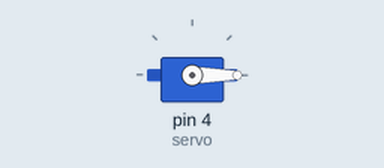
This sketch was run on a simulated Arduino Uno, built with avr-gcc and run on an emulated ATmega328P. On the bench: servo.

Above: at 0.1 s.
At 9.35 s:
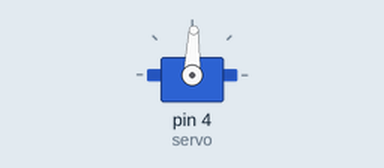
At 18.6 s:
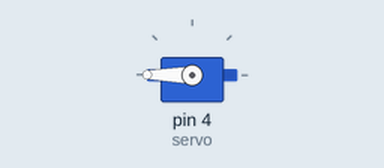
At 39.88 s:
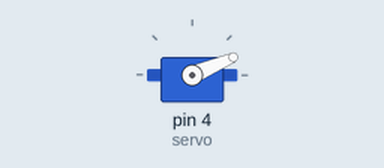
Timing chart, 0 to 40.0 s (numbered marks = the images above):
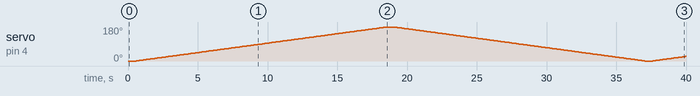

The sketch:

swing.ino
```cpp
//サーボモーターを制御するためのライブラリをインクルード
#include<Servo.h>

#define WAIT      100
#define WAIT_TERM 500
#define ANG_STA 0
#define ANG_END 180
#define ANG_DIF 1

Servo servo;

unsigned char angle;
char inc;

void setup(void){
  servo.attach(4); //デジタル4番ピンをサーボモーターの出力ピンとして設定
  servo.write(ANG_STA);

  angle = ANG_STA;
}

void loop(void){

  servo.write(angle);
  if (angle == ANG_END) {
    inc = -ANG_DIF;
    delay(WAIT_TERM);
  } else if (angle == ANG_STA) {
    inc = ANG_DIF;
    delay(WAIT_TERM);
  }
  angle += inc;
    delay(WAIT);
}
```

Measured:
- by itself, servo on pin 4 (servo): 0° → 1° at 0.60 s, → 2° 0.10 s later, → 3° 0.10 s later, → 4° 0.10 s later, … (384 changes in this stretch)
